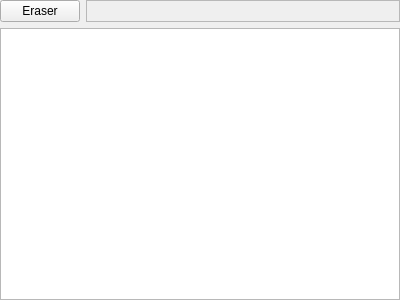
<?xml version="1.0" encoding="UTF-8"?>
<ui version="4.0">
 <class>wdgCompositeOpOption</class>
 <widget class="QWidget" name="wdgCompositeOpOption">
  <property name="geometry">
   <rect>
    <x>0</x>
    <y>0</y>
    <width>400</width>
    <height>300</height>
   </rect>
  </property>
  <layout class="QVBoxLayout" name="verticalLayout">
   <property name="margin">
    <number>0</number>
   </property>
   <item>
    <layout class="QHBoxLayout" name="horizontalLayout">
     <item>
      <widget class="QPushButton" name="bnEraser">
       <property name="text">
        <string>Eraser</string>
       </property>
       <property name="checkable">
        <bool>true</bool>
       </property>
      </widget>
     </item>
     <item>
      <widget class="QLabel" name="lbChoosenMode">
       <property name="sizePolicy">
        <sizepolicy hsizetype="Preferred" vsizetype="Preferred">
         <horstretch>1</horstretch>
         <verstretch>0</verstretch>
        </sizepolicy>
       </property>
       <property name="font">
        <font>
         <weight>75</weight>
         <bold>true</bold>
        </font>
       </property>
       <property name="frameShape">
        <enum>QFrame::StyledPanel</enum>
       </property>
       <property name="frameShadow">
        <enum>QFrame::Raised</enum>
       </property>
       <property name="lineWidth">
        <number>1</number>
       </property>
       <property name="text">
        <string/>
       </property>
       <property name="alignment">
        <set>Qt::AlignCenter</set>
       </property>
      </widget>
     </item>
    </layout>
   </item>
   <item>
    <widget class="KisCompositeOpListWidget" name="list"/>
   </item>
  </layout>
 </widget>
 <customwidgets>
  <customwidget>
   <class>KisCompositeOpListWidget</class>
   <extends>QListView</extends>
   <header location="global">kis_cmb_composite.h</header>
  </customwidget>
 </customwidgets>
 <resources/>
 <connections/>
</ui>
